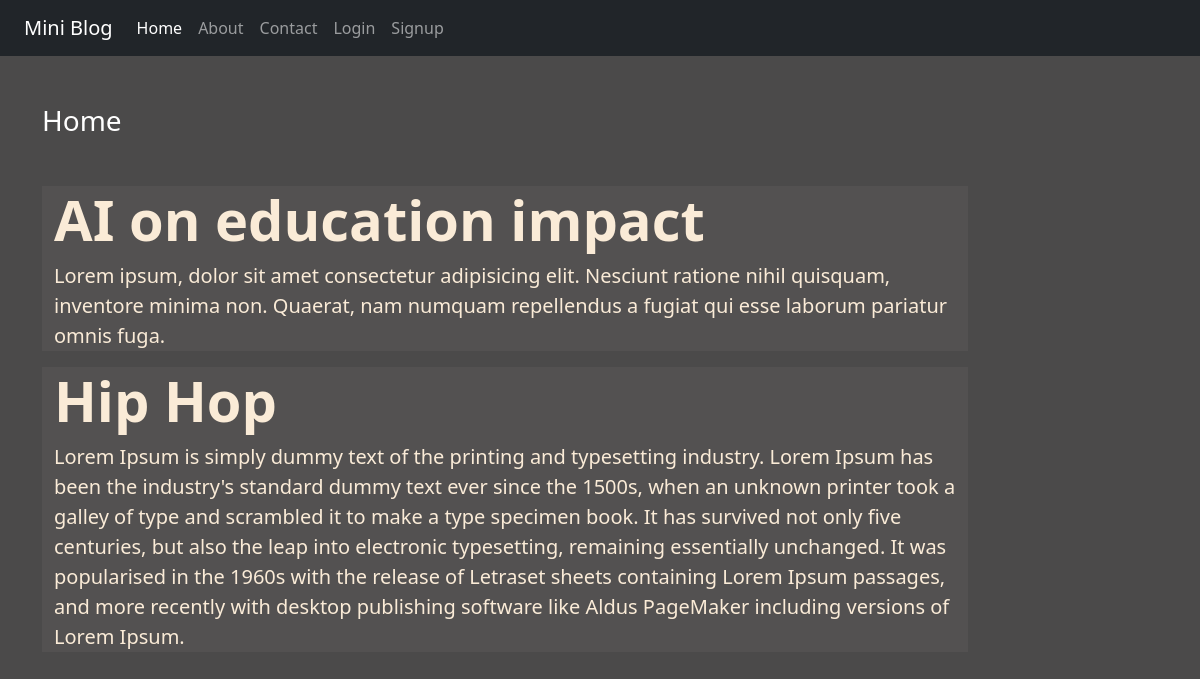
The page / on the database its author committed.
### miniblog/models.py (models this page shows, shortened)
class Post(models.Model):
    title = models.CharField(max_length=180)
    description =models.TextField()

### miniblog/views.py (the view)
# urls.py: 2. Add a URL to urlpatterns:  path('', views.home, name='home')
def home(request):
    model_post =Post.objects.all()
    return render(request , 'temp_mini/home.html' ,{'post':model_post})

### templates/temp_mini/home.html
{% extends 'temp_mini/base.html'%}
{% load static %}
{% block content %}
<div class="col-sm-10">
    <h3 class="text-white my-5">Home</h3>
    {% for posts in post %}
    <div class="jumbotron jumbotron-fluid jumbotron-color">
        <div class="container">
        <h1 class="display-4 fw-bold">{{posts.title}}</h1>
        <p class="lead">{{posts.description}}</p>
        </div>
    </div>
    {% endfor %}
</div>
{% endblock content %}

### static/css/style.css (style rules this page uses)
body { background-color: rgb(75, 74, 74); color: antiquewhite; }
.jumbotron-color { background-color: rgb(83, 81, 81); }

### rows shown on the page
Post: title "AI on education impact", description "Lorem ipsum, dolor sit amet consectetur adipisicing elit. Nesciunt ratione nihil quisquam, inventore minima non. Quaerat, nam numquam repellendus a fugiat qui esse laborum pariatur omnis fuga."
Post: title "Hip Hop", description "Lorem Ipsum is simply dummy text of the printing and typesetting industry. Lorem Ipsum has been the industry's standard dummy text ever since the 1500s, when an unknown printer took a galley of type and scrambled it to make a type specimen book. It has survived not only five centuries, but also the leap into electronic typesetting, remaining essentially unchanged. It was popularised in the 1960s with the release of Letraset sheets containing Lorem Ipsum passages, and more recently with desktop publishing software like Aldus PageMaker including versions of Lorem Ipsum."
